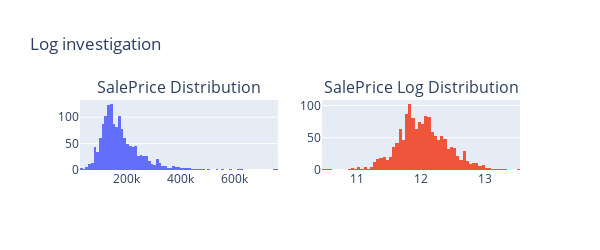

Notebook code for this chart:
### Code cell
pp.plot_log(dfi, ['SalePrice'])

### Figure 1 — Plotly figure (JSON) as saved in the notebook; plotly's stock layout.template omitted (floating-point values rounded to 4 significant figures; data arrays with more than 128 entries replaced by an {"elided": "..."} marker saying what was removed)
{"data": [{"type": "histogram", "x": {"elided": "1460 int values"}, "xaxis": "x", "yaxis": "y"}, {"type": "histogram", "x": {"elided": "1460 float values"}, "xaxis": "x2", "yaxis": "y2"}], "layout": {"annotations": [{"font": {"size": 16}, "showarrow": false, "text": "SalePrice Distribution", "x": 0.225, "xanchor": "center", "xref": "paper", "y": 1, "yanchor": "bottom", "yref": "paper"}, {"font": {"size": 16}, "showarrow": false, "text": "SalePrice Log Distribution", "x": 0.775, "xanchor": "center", "xref": "paper", "y": 1, "yanchor": "bottom", "yref": "paper"}], "height": 250, "showlegend": false, "title": {"text": "Log investigation"}, "width": 600, "xaxis": {"anchor": "y", "domain": [0, 0.45]}, "xaxis2": {"anchor": "y2", "domain": [0.55, 1]}, "yaxis": {"anchor": "x", "domain": [0, 1]}, "yaxis2": {"anchor": "x2", "domain": [0, 1]}}}
